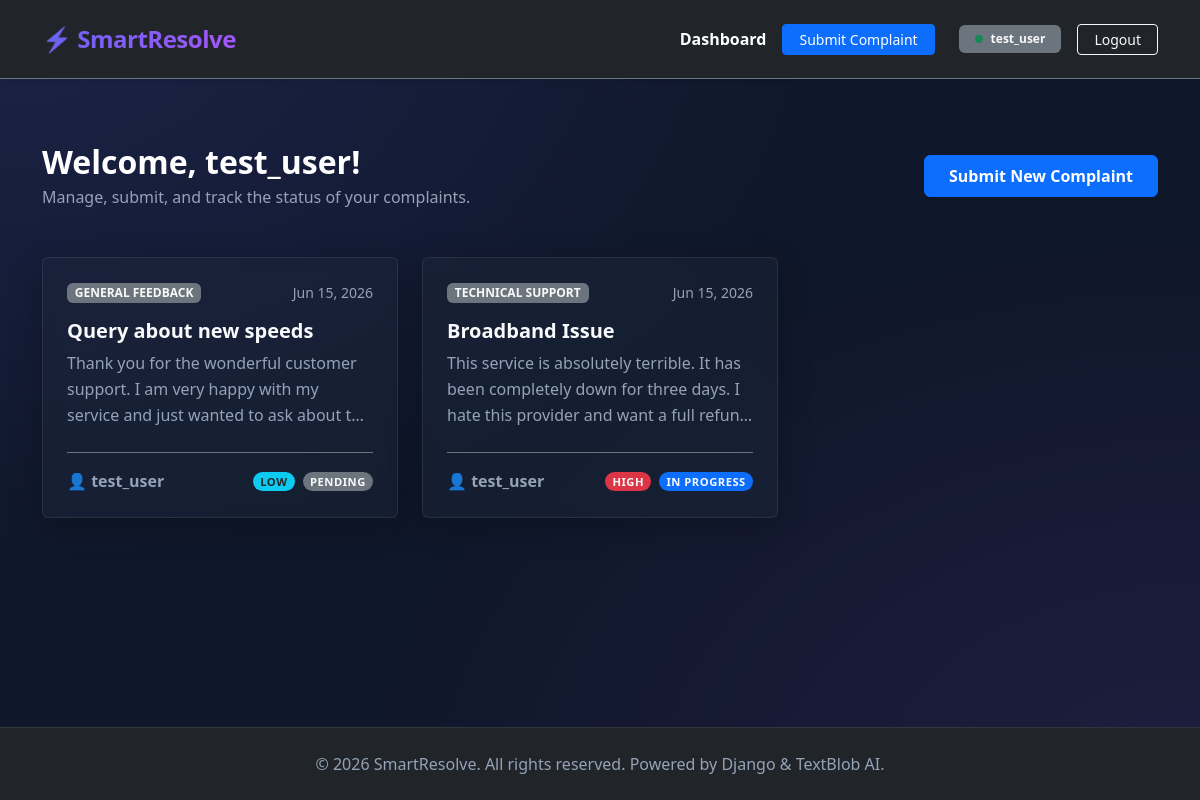
Page / (signed in) on the committed database.
### complaint/models.py (models this page shows, shortened)
class Complaint(models.Model):
    CATEGORY_CHOICES = [
        ('technical', 'Technical Support'),
        ('billing', 'Billing & Payments'),
        ('account', 'Account Issues'),
        ('feedback', 'General Feedback'),
        ('other', 'Other'),
    ]
    PRIORITY_CHOICES = [
        ('Low', 'Low'),
        ('Medium', 'Medium'),
        ('High', 'High'),
    ]
    STATUS_CHOICES = [
        ('Pending', 'Pending'),
        ('In Progress', 'In Progress'),
        ('Resolved', 'Resolved'),
    ]
    user = models.ForeignKey(User, on_delete=models.CASCADE, related_name='complaints')
    title = models.CharField(max_length=200)
    description = models.TextField()
    category = models.CharField(max_length=20, choices=CATEGORY_CHOICES, default='other')
    priority = models.CharField(max_length=10, choices=PRIORITY_CHOICES, default='Medium')
    status = models.CharField(max_length=15, choices=STATUS_CHOICES, default='Pending')
    sentiment_score = models.FloatField(null=True, blank=True)
    created_at = models.DateTimeField(auto_now_add=True)
    class Meta:
        ordering = ['-created_at']

### complaint/views.py (the view)
# urls.py: path('', views.dashboard_view, name='dashboard'),
@login_required(login_url='login')
def dashboard_view(request):
    if request.user.is_staff:
        complaints = Complaint.objects.all()
        pending_count = complaints.filter(status='Pending').count()
        progress_count = complaints.filter(status='In Progress').count()
        resolved_count = complaints.filter(status='Resolved').count()
        context = {
            'complaints': complaints,
            'pending_count': pending_count,
            'progress_count': progress_count,
            'resolved_count': resolved_count,
        }
    else:
        complaints = Complaint.objects.filter(user=request.user)
        context = {
            'complaints': complaints
        }
    return render(request, 'complaint/dashboard.html', context)

### complaint/templates/complaint/dashboard.html (shortened to what this page needs)
{% extends 'complaint/base.html' %}
{% block content %}
<div class="d-flex justify-content-between align-items-center mb-5 flex-wrap gap-3">
    <div>
        <h1 class="h2 fw-bold text-white mb-1">Welcome, {{ user.username }}!</h1>
        <p class="text-muted mb-0">
            {% if user.is_staff %}
                Systems Administrator | Overviewing all complaints in the database.
            {% else %}
                Manage, submit, and track the status of your complaints.
            {% endif %}
        </p>
    </div>
    {% if not user.is_staff %}
        <div>
            <a href="{% url 'complaint_create' %}" class="btn btn-primary px-4 py-2 fw-semibold shadow-sm">Submit New Complaint</a>
        </div>
    {% endif %}
</div>
{% if complaints %}
    <div class="row row-cols-1 row-cols-md-2 row-cols-lg-3 g-4">
        {% for complaint in complaints %}
            <div class="col">
                <a href="{% url 'complaint_detail' complaint.pk %}" class="complaint-card-link h-100 d-block">
                    <div class="card h-100 card-glass border-0">
                        <div class="card-body p-4 d-flex flex-column">
                            <div class="d-flex justify-content-between align-items-center mb-3">
                                <span class="badge bg-secondary text-light fs-8 px-2.5 py-1 text-uppercase fw-bold">{{ complaint.get_category_display }}</span>
                                <small class="text-muted">{{ complaint.created_at|date:"M d, Y" }}</small>
                            </div>
                            <h5 class="card-title fw-bold text-white mb-2">{{ complaint.title }}</h5>
                            <p class="card-text text-muted fs-7 mb-4 flex-grow-1" style="display: -webkit-box; -webkit-line-clamp: 3; -webkit-box-orient: vertical; overflow: hidden; line-height: 1.6;">
                                {{ complaint.description }}
                            </p>
                            <div class="border-top border-secondary pt-3 mt-auto d-flex justify-content-between align-items-center" onclick="event.stopPropagation(); event.preventDefault();">
                                <span class="fs-7 text-muted fw-semibold">👤 {{ complaint.user.username }}</span>
                                <div class="d-flex gap-2 align-items-center">
                                    {% if complaint.priority == 'Low' %}
                                        <span class="badge bg-info text-dark badge-custom">Low</span>
                                    {% elif complaint.priority == 'Medium' %}
                                        <span class="badge bg-warning text-dark badge-custom">Medium</span>
                                    {% else %}
                                        <span class="badge bg-danger text-light badge-custom">High</span>
                                    {% endif %}
                                    {% if user.is_staff %}
                                        <form action="{% url 'complaint_update_status' complaint.pk %}" method="post" class="m-0">
                                            {% csrf_token %}
                                            <select name="status" class="form-select form-select-sm bg-dark text-light border-secondary py-1 px-2 fs-8 rounded" onchange="this.form.submit()">
                                                <option value="Pending" {% if complaint.status == 'Pending' %}selected{% endif %}>Pending</option>
                                                <option value="In Progress" {% if complaint.status == 'In Progress' %}selected{% endif %}>In Progress</option>
                                                <option value="Resolved" {% if complaint.status == 'Resolved' %}selected{% endif %}>Resolved</option>
                                            </select>
                                        </form>
                                    {% else %}
                                        {% if complaint.status == 'Pending' %}
                                            <span class="badge bg-secondary text-light badge-custom">Pending</span>
                                        {% elif complaint.status == 'In Progress' %}
                                            <span class="badge bg-primary text-light badge-custom">In Progress</span>
                                        {% else %}
                                            <span class="badge bg-success text-light badge-custom">Resolved</span>
                                        {% endif %}
                                    {% endif %}
                                </div>
                            </div>
                        </div>
                    </div>
                </a>
            </div>
        {% endfor %}
    </div>
{% endif %}
{% endblock %}

### complaint/templates/complaint/base.html (shortened to what this page needs)
{% load static %}
<!DOCTYPE html>
<html lang="en" data-bs-theme="dark">
<head>
    <link href="https://cdn.jsdelivr.net/npm/bootstrap@5.3.3/dist/css/bootstrap.min.css" rel="stylesheet">
    <link rel="stylesheet" href="{% static 'complaint/style.css' %}">
</head>
<body>
    <nav class="navbar navbar-expand-lg navbar-dark bg-dark shadow-sm border-bottom border-secondary py-3">
        <div class="container">
            <a class="navbar-brand navbar-brand-custom fs-4" href="{% url 'dashboard' %}">SmartResolve</a>
            <div class="collapse navbar-collapse" id="navbarNav">
                <ul class="navbar-nav ms-auto align-items-center gap-2 mt-3 mt-lg-0">
                    {% if user.is_authenticated %}
                        <li class="nav-item">
                            <a class="nav-link {% if request.resolver_match.url_name == 'dashboard' %}active text-white fw-bold{% endif %}" href="{% url 'dashboard' %}">Dashboard</a>
                        </li>
                        {% if not user.is_staff %}
                            <li class="nav-item">
                                <a class="btn btn-primary btn-sm px-3" href="{% url 'complaint_create' %}">Submit Complaint</a>
                            </li>
                        {% endif %}
                        <li class="nav-item ms-lg-3">
                            <span class="badge bg-secondary text-light px-3 py-2 fs-7 d-flex align-items-center gap-2">
                                <span class="bg-success rounded-circle" style="width: 8px; height: 8px; display: inline-block;"></span>
                                {{ user.username }}
                            </span>
                        </li>
                        <li class="nav-item ms-lg-2">
                            <form action="{% url 'logout' %}" method="post" class="m-0">
                                <button type="submit" class="btn btn-outline-light btn-sm px-3">Logout</button>
                            </form>
                        </li>
                    {% endif %}
                </ul>
            </div>
        </div>
    </nav>
    <main class="container py-5 my-3 flex-grow-1">
        {% block content %}{% endblock %}
    </main>
    <footer class="footer bg-dark py-4 text-center text-muted">
        <div class="container">
            <p class="mb-0 fs-8">&copy; 2026 SmartResolve. All rights reserved. Powered by Django & TextBlob AI.</p>
        </div>
    </footer>
</body>
</html>

### complaint/static/complaint/style.css (style rules this page uses)
:root { --bg-main: #0F172A; --bg-gradient: radial-gradient(at 0% 0%, rgba(99, 102, 241, 0.15) 0px, transparent 50%), radial-gradient(at 100% 100%, rgba(168, 85, 247, 0.1) 0px, transparent 50%); }
body { background-color: var(--bg-main); background-image: var(--bg-gradient); background-attachment: fixed; color: #F8FAFC; min-height: 100vh; display: flex; flex-direction: column; }
.card-glass { background: rgba(30, 41, 59, 0.45) !important; backdrop-filter: blur(8px) !important; -webkit-backdrop-filter: blur(8px) !important; border: 1px solid rgba(255, 255, 255, 0.08) !important; box-shadow: 0 8px 32px 0 rgba(0, 0, 0, 0.25) !important; transition: all 0.3s cubic-bezier(0.4, 0, 0.2, 1); }
.complaint-card-link { text-decoration: none; color: inherit; }
.badge-custom { font-size: 0.7rem; font-weight: 700; text-transform: uppercase; letter-spacing: 0.5px; padding: 0.35em 0.65em; border-radius: 50rem; }
.navbar-brand-custom { font-weight: 800; letter-spacing: -0.5px; background: linear-gradient(135deg, #6366F1 0%, #A855F7 100%); -webkit-background-clip: text; -webkit-text-fill-color: transparent; }
.navbar-brand-custom::before { content: "⚡ "; }
footer { border-top: 1px solid rgba(255, 255, 255, 0.08); }
.text-muted { color: #94A3B8 !important; }
.card-title { color: #F8FAFC !important; }

### rows in the picture
Complaint: category "GENERAL FEEDBACK", created_at "Jun 15, 2026", title "Query about new speeds", description "Thank you for the wonderful customer support. I am very happy with my service and just wanted to ask about…", user.username "test_user", priority "LOW", status "PENDING"
Complaint: category "TECHNICAL SUPPORT", created_at "Jun 15, 2026", title "Broadband Issue", description "This service is absolutely terrible. It has been completely down for three days. I hate this provider and want a full…", user.username "test_user", priority "HIGH", status "IN PROGRESS"

### other values in the picture
{{ user.username }} "test_user"
